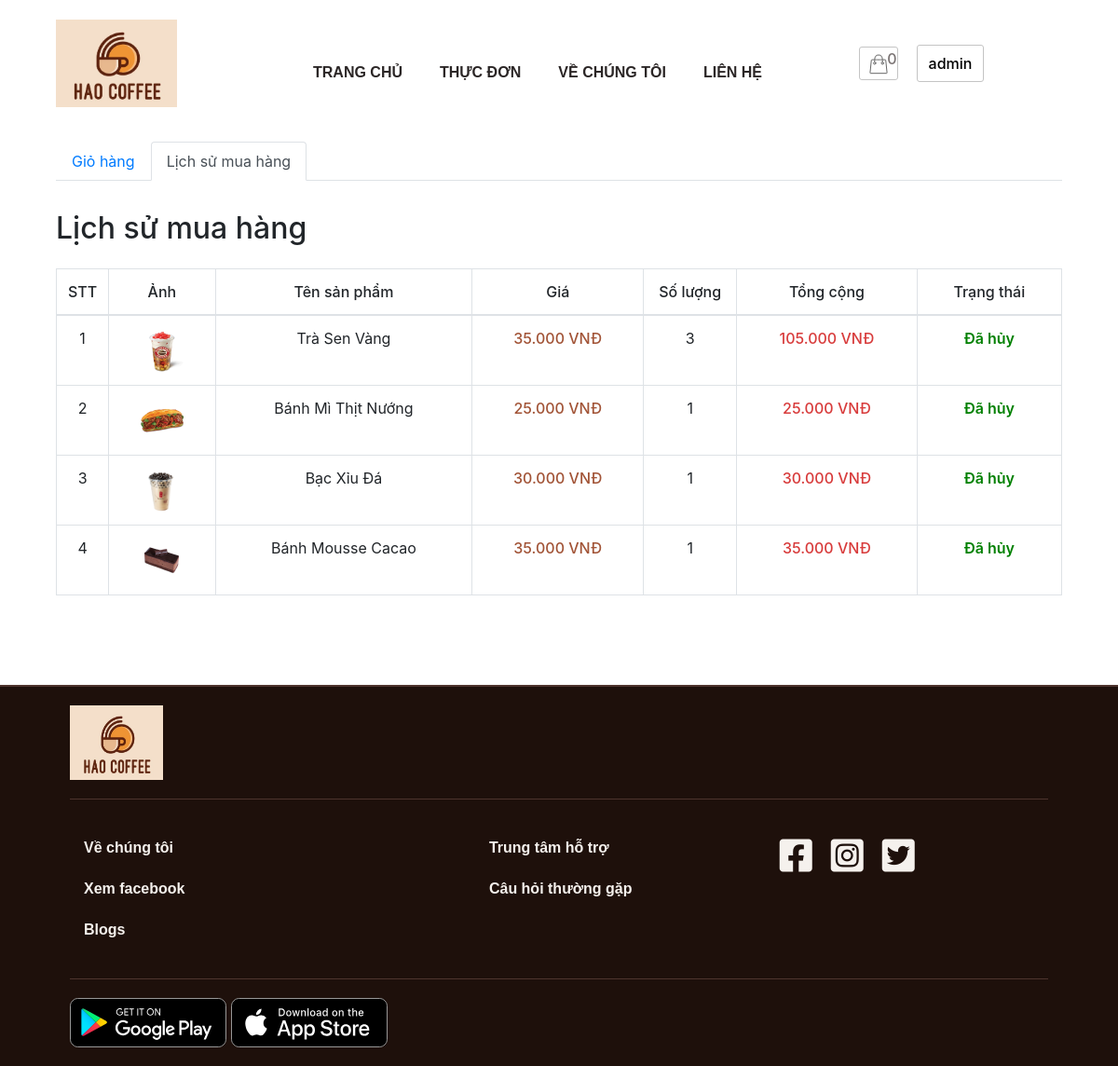
The app's page /history.php (signed in) with its own data.
### tables this page shows
CREATE TABLE `order_details` (
  `id` int(11) NOT NULL,
  `order_id` int(11) NOT NULL,
  `product_id` int(11) NOT NULL,
  `id_user` int(11) NOT NULL,
  `num` int(11) NOT NULL,
  `price` float NOT NULL,
  `status` varchar(255) NOT NULL
);

CREATE TABLE `product` (
  `id` int(11) NOT NULL,
  `title` varchar(200) NOT NULL,
  `price` float NOT NULL,
  `number` float NOT NULL,
  `thumbnail` varchar(500) NOT NULL,
  `content` longtext NOT NULL,
  `id_category` int(11) NOT NULL,
  `created_at` datetime DEFAULT NULL,
  `updated_at` datetime DEFAULT NULL
);

### database/dbhelper.php (called while the page is built, shortened)
<?php
function executeResult($sql)
{
	$con = mysqli_connect(HOST, USERNAME, PASSWORD, DATABASE);
	$result = mysqli_query($con, $sql);
	$data   = [];
	while ($row = mysqli_fetch_array($result, 1)) {
		$data[] = $row;
	}
	return $data;
}

### history.php (the view, shortened to what this page needs)
<?php
require_once('database/dbhelper.php');
?>
<!DOCTYPE html>
<html lang="en">
<head>
    <link rel="stylesheet" href="https://maxcdn.bootstrapcdn.com/bootstrap/4.4.1/css/bootstrap.min.css">
    <link rel="stylesheet" href="plugin/fontawesome/css/all.css">
    <link rel="stylesheet" href="css/cart.css">
</head>
<body>
    <div id="wrapper">
        <?php require('layout/header.php') ?>
        <main>
            <section class="cart">
                <div class="container-top">
                    <div class="panel panel-primary">
                        <div class="panel-heading" style="padding: 1rem 0;">
                            <ul class="nav nav-tabs">
                                <li class="nav-item">
                                    <a class="nav-link" href="cart.php">Giỏ hàng</a>
                                </li>
                                <li class="nav-item ">
                                    <a class="nav-link active" href="dashboard.php">Lịch sử mua hàng</a>
                                </li>
                            </ul>
                            <h2 style="padding-top:2rem" class="">Lịch sử mua hàng</h2>
                        </div>
                        <table class="table table-bordered table-hover">
                            <thead>
                                <tr style="font-weight: 500;text-align: center;">
                                    <td width="50px">STT</td>
                                    <td>Ảnh</td>
                                    <td>Tên sản phẩm</td>
                                    <td>Giá</td>
                                    <td>Số lượng</td>
                                    <td>Tổng cộng</td>
                                    <td>Trạng thái</td>
                                </tr>
                            </thead>
                            <tbody>
                                <?php
                                if (isset($_COOKIE['username'])) {
                                    $username = $_COOKIE['username'];
                                    $sql = "SELECT * FROM user WHERE username = '$username'";
                                    $user = executeResult($sql);
                                    foreach ($user as $item) {
                                        $userId = $item['id_user'];
                                    }
                                    $sql = "SELECT * from order_details, product where product.id=order_details.product_id AND order_details.id_user = '$userId' ORDER BY order_id DESC";
                                    $order_details_List = executeResult($sql);
                                    $count = 0;
                                    foreach ($order_details_List as $item) {
                                        echo '
                                        <tr style="text-align: center;">
                                            <td width="50px">' . (++$count) . '</td>
                                            <td style="text-align:center">
                                                <img width="50px" src="admin/product/' . $item['thumbnail'] . '">
                                            </td>
                                            <td>' . $item['title'] . '</td>
                                            <td class="b-500 orange">' . number_format($item['price'], 0, ',', '.') . '<span> VNĐ</span></td>
                                            <td width="100px">' . $item['num'] . '</td>
                                            <td class="b-500 red">' . number_format($item['num'] * $item['price'], 0, ',', '.') . '<span> VNĐ</span></td>
                                            <td style="color:green; font-weight:600;">' . $item['status'] . '</td>
                                        </tr>
                                        ';
                                    }
                                }
                                ?>
                            </tbody>
                        </table>
                    </div>
                </div>
            </section>
        </main>
        <?php require_once('layout/footer.php'); ?>
    </div>
</body>
</html>

### css/cart.css (style rules this page uses)
body { margin: 0px; padding: 0px; font-family: SanomatGrabApp, -apple-system, BlinkMacSystemFont, Segoe UI, PingFang SC, Hiragino Sans GB, Microsoft YaHei, Helvetica Neue, Helvetica, Arial, sans-serif, Apple Color Emoji, Segoe UI Emoji, Segoe UI Symbol; }
#wrapper { width: 100%; margin: 0 auto; }
.panel.panel-primary { width: 90%; margin: 0px auto; }

### css/index.css (style rules this page uses)
body { margin: 0px; padding: 0px; font-family: SanomatGrabApp, -apple-system, BlinkMacSystemFont, Segoe UI, PingFang SC, Hiragino Sans GB, Microsoft YaHei, Helvetica Neue, Helvetica, Arial, sans-serif, Apple Color Emoji, Segoe UI Emoji, Segoe UI Symbol; }
#wrapper { width: 100%; margin: 0 auto; }

### history.php (style rules this page uses)
main { padding-bottom: 4rem; }
.b-500 { font-weight: 500; }
.red { color: rgba(207, 16, 16, 0.815); }
.orange { color: #a25437; }

### records on screen
order_details: product.thumbnail (picture), product.title "Trà Sen Vàng", product.price "35.000", num "3", $item['num']*$item['price'] "105.000", status "Đã hủy"
order_details: product.thumbnail (picture), product.title "Bánh Mì Thịt Nướng", product.price "25.000", num "1", $item['num']*$item['price'] "25.000", status "Đã hủy"
order_details: product.thumbnail (picture), product.title "Bạc Xỉu Đá", product.price "30.000", num "1", $item['num']*$item['price'] "30.000", status "Đã hủy"
order_details: product.thumbnail (picture), product.title "Bánh Mousse Cacao", product.price "35.000", num "1", $item['num']*$item['price'] "35.000", status "Đã hủy"

### other values on screen
$count "0"
$_COOKIE['username'] "admin"
